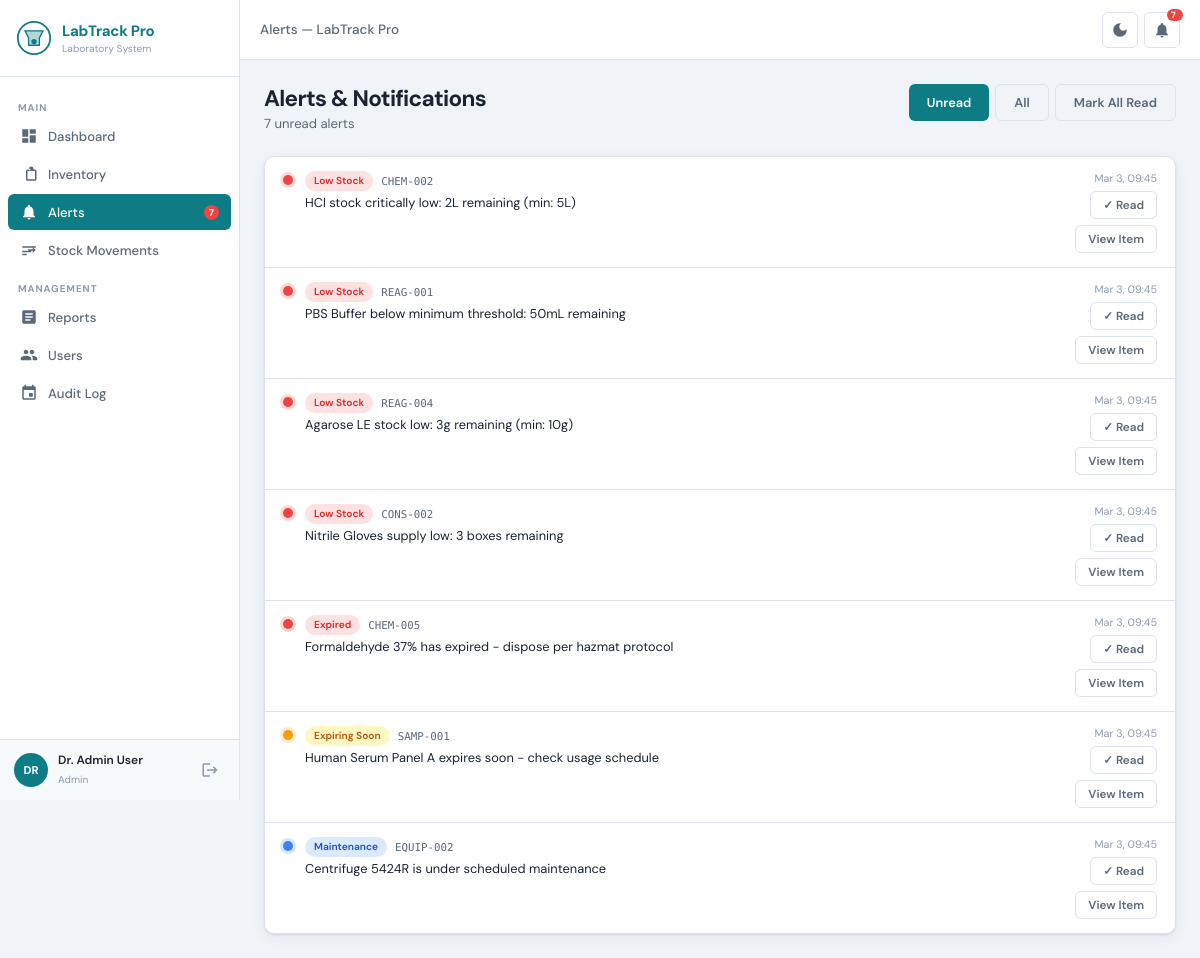
The app's page /alerts.php (signed in) with its own data.
### tables this page shows
CREATE TABLE `alerts` (
  `id` INT UNSIGNED NOT NULL AUTO_INCREMENT,
  `item_id` INT UNSIGNED NOT NULL,
  `alert_type` ENUM('low_stock','expiry','expired','maintenance') NOT NULL,
  `message` TEXT NOT NULL,
  `is_read` TINYINT(1) NOT NULL DEFAULT 0,
  `created_at` TIMESTAMP NOT NULL DEFAULT CURRENT_TIMESTAMP,
  PRIMARY KEY (`id`),
  KEY `idx_item_id` (`item_id`),
  KEY `idx_is_read` (`is_read`),
  CONSTRAINT `fk_alert_item` FOREIGN KEY (`item_id`) REFERENCES `inventory_items` (`id`) ON DELETE CASCADE
);

CREATE TABLE `inventory_items` (
  `id` INT UNSIGNED NOT NULL AUTO_INCREMENT,
  `item_code` VARCHAR(20) NOT NULL,
  `item_name` VARCHAR(200) NOT NULL,
  `category_id` INT UNSIGNED NOT NULL,
  `quantity` DECIMAL(10,2) NOT NULL DEFAULT 0,
  `min_quantity` DECIMAL(10,2) NOT NULL DEFAULT 0,
  `unit` ENUM('mL','L','mg','g','kg','units','boxes','vials','plates','rolls') NOT NULL DEFAULT 'units',
  `storage_location_id` INT UNSIGNED NOT NULL,
  `supplier_id` INT UNSIGNED DEFAULT NULL,
  `lot_number` VARCHAR(100) DEFAULT NULL,
  `expiry_date` DATE DEFAULT NULL,
  `date_received` DATE DEFAULT NULL,
  `cost_per_unit` DECIMAL(10,2) DEFAULT NULL,
  `hazard_class` ENUM('None','Flammable','Corrosive','Toxic','Oxidizer','Biohazard','Radioactive','Explosive','Irritant') DEFAULT 'None',
  `msds_file` VARCHAR(255) DEFAULT NULL,
  `barcode` VARCHAR(100) DEFAULT NULL,
  `status` ENUM('active','expired','low_stock','discontinued','under_maintenance') NOT NULL DEFAULT 'active',
  `notes` TEXT DEFAULT NULL,
  `created_by` INT UNSIGNED NOT NULL,
  `updated_by` INT UNSIGNED DEFAULT NULL,
  `created_at` TIMESTAMP NOT NULL DEFAULT CURRENT_TIMESTAMP,
  `updated_at` TIMESTAMP NOT NULL DEFAULT CURRENT_TIMESTAMP ON UPDATE CURRENT_TIMESTAMP,
  PRIMARY KEY (`id`),
  UNIQUE KEY `item_code` (`item_code`),
  KEY `idx_category` (`category_id`),
  KEY `idx_storage` (`storage_location_id`),
  KEY `idx_supplier` (`supplier_id`),
  KEY `idx_status` (`status`),
  KEY `idx_expiry` (`expiry_date`),
  KEY `idx_item_name` (`item_name`),
  CONSTRAINT `fk_item_category` FOREIGN KEY (`category_id`) REFERENCES `categories` (`id`),
  CONSTRAINT `fk_item_storage` FOREIGN KEY (`storage_location_id`) REFERENCES `storage_locations` (`id`),
  CONSTRAINT `fk_item_supplier` FOREIGN KEY (`supplier_id`) REFERENCES `suppliers` (`id`) ON DELETE SET NULL,
  CONSTRAINT `fk_item_created` FOREIGN KEY (`created_by`) REFERENCES `users` (`id`),
  CONSTRAINT `fk_item_updated` FOREIGN KEY (`updated_by`) REFERENCES `users` (`id`) ON DELETE SET NULL
);

### includes/functions.php (called while the page is built, shortened)
<?php
function sanitize(string $input): string {
    return htmlspecialchars(trim($input), ENT_QUOTES, 'UTF-8');
}

### alerts.php (the view, shortened to what this page needs)
<?php
require_once __DIR__ . '/includes/functions.php';
$pdo = Database::getInstance();
$filter = $_GET['filter'] ?? 'unread';
$where  = $filter === 'all' ? '' : 'WHERE a.is_read = 0';
$alerts = $pdo->query("
    SELECT a.*, ii.item_name, ii.item_code
    FROM alerts a
    JOIN inventory_items ii ON a.item_id = ii.id
    $where
    ORDER BY a.created_at DESC
")->fetchAll();
require_once __DIR__ . '/includes/header.php';
?>
<div class="page-header">
  <div>
    <h1>Alerts &amp; Notifications</h1>
    <p><?= count($alerts) ?> <?= $filter === 'all' ? 'total' : 'unread' ?> alerts</p>
  </div>
  <div class="btn-group">
    <a href="?filter=unread" class="btn <?= $filter!=='all'?'btn-primary':'btn-outline' ?>">Unread</a>
    <a href="?filter=all" class="btn <?= $filter==='all'?'btn-primary':'btn-outline' ?>">All</a>
    <button class="btn btn-outline" onclick="markAllRead()">Mark All Read</button>
  </div>
</div>
<div class="card">
  <?php if (empty($alerts)): ?>
    <div class="empty-state">
      <svg viewBox="0 0 24 24"><path d="M12 22c1.1 0 2-.9 2-2h-4c0 1.1.9 2 2 2zm6-6v-5c0-3.07-1.64-5.64-4.5-6.32V4c0-.83-.67-1.5-1.5-1.5s-1.5.67-1.5 1.5v.68C7.63 5.36 6 7.92 6 11v5l-2 2v1h16v-1l-2-2z"/></svg>
      <h3>No alerts</h3>
      <p>All systems normal. No active alerts.</p>
    </div>
  <?php else: foreach ($alerts as $a):
    $dotClass = in_array($a['alert_type'], ['expired','low_stock']) ? 'danger' : ($a['alert_type'] === 'expiry' ? 'warning' : 'info');
    $typeLabel = ['low_stock'=>'Low Stock','expiry'=>'Expiring Soon','expired'=>'Expired','maintenance'=>'Maintenance'][$a['alert_type']] ?? $a['alert_type'];
  ?>
    <div class="alert-item" style="<?= $a['is_read'] ? 'opacity:.55' : '' ?>">
      <div class="alert-dot <?= $dotClass ?>"></div>
      <div class="alert-msg">
        <div style="display:flex;align-items:center;gap:8px;margin-bottom:3px">
          <span class="badge badge-<?= $dotClass === 'danger' ? 'danger' : ($dotClass === 'warning' ? 'warning' : 'info') ?>" style="font-size:.68rem"><?= $typeLabel ?></span>
          <span class="td-code" style="font-size:.72rem"><?= sanitize($a['item_code']) ?></span>
        </div>
        <?= sanitize($a['message']) ?>
      </div>
      <div style="display:flex;flex-direction:column;align-items:flex-end;gap:6px">
        <span class="alert-time"><?= date('M j, H:i', strtotime($a['created_at'])) ?></span>
        <?php if (!$a['is_read']): ?>
        <button class="btn btn-outline btn-sm" onclick="markAlertRead(<?= $a['id'] ?>, this)">✓ Read</button>
        <?php endif; ?>
        <a href="<?= APP_URL ?>/inventory.php?search=<?= urlencode($a['item_code']) ?>" class="btn btn-outline btn-sm">View Item</a>
      </div>
    </div>
  <?php endforeach; endif; ?>
</div>
<?php require_once __DIR__ . '/includes/footer.php'; ?>

### assets/css/app.css (style rules this page uses)
:root { --c-bg: #F0F4F8; --c-surface: #FFFFFF; --c-surface2: #F7FAFB; --c-border: #DDE3EA; --c-text: #1A2332; --c-text-2: #5A6878; --c-text-3: #8B9AB0; --c-primary: #0D7C85; --c-primary-dk: #0A6570; --c-primary-lt: #E0F4F5; --c-accent: #00C2CC; --c-accent2: #1A73E8; --c-success: #0FAB73; --c-warning: #F59E0B; --c-danger: #EF4444; --c-info: #3B82F6; --c-purple: #8B5CF6; --sidebar-w: 240px; --topbar-h: 60px; --radius: 10px; --radius-sm: 6px; --shadow: 0 1px 3px rgba(0,0,0,.08), 0 4px 16px rgba(0,0,0,.05); --shadow-md: 0 4px 20px rgba(0,0,0,.12); --transition: 0.2s ease; --font-body: 'DM Sans', system-ui, sans-serif; --font-mono: 'Space Mono', 'Courier New', monospace; }
*, *::before, *::after { box-sizing: border-box; margin: 0; padding: 0; }
html { font-size: 15px; -webkit-font-smoothing: antialiased; }
body { font-family: var(--font-body); background: var(--c-bg); color: var(--c-text); display: flex; min-height: 100vh; transition: background var(--transition), color var(--transition); }
a { color: var(--c-primary); text-decoration: none; }
button { cursor: pointer; font-family: inherit; }
.page-header { display: flex; align-items: flex-start; justify-content: space-between; margin-bottom: 24px; gap: 16px; flex-wrap: wrap; }
.page-header h1 { font-size: 1.5rem; font-weight: 700; color: var(--c-text); letter-spacing: -0.03em; }
.page-header p { font-size: 0.875rem; color: var(--c-text-2); margin-top: 2px; }
.card { background: var(--c-surface); border: 1px solid var(--c-border); border-radius: var(--radius); box-shadow: var(--shadow); }
.td-code { font-family: var(--font-mono); font-size: 0.78rem; color: var(--c-text-2); }
.badge { display: inline-flex; align-items: center; padding: 3px 9px; border-radius: 20px; font-size: 0.72rem; font-weight: 600; white-space: nowrap; }
.badge-danger { background: #FEE2E2; color: #DC2626; }
.badge-warning { background: #FEF9C3; color: #B45309; }
.badge-info { background: #DBEAFE; color: #1D4ED8; }
.btn { display: inline-flex; align-items: center; gap: 6px; padding: 9px 18px; border-radius: var(--radius-sm); font-size: 0.855rem; font-weight: 600; border: none; transition: all var(--transition); white-space: nowrap; cursor: pointer; }
.btn-primary { background: var(--c-primary); color: white; }
.btn-outline { background: transparent; color: var(--c-text-2); border: 1px solid var(--c-border); }
.btn-sm { padding: 5px 12px; font-size: 0.78rem; }
.btn-group { display: flex; gap: 6px; flex-wrap: wrap; }
.alert-item { display: flex; align-items: flex-start; gap: 12px; padding: 14px 18px; border-bottom: 1px solid var(--c-border); transition: background var(--transition); }
.alert-item:last-child { border-bottom: none; }
.alert-dot { width: 10px; height: 10px; border-radius: 50%; margin-top: 4px; flex-shrink: 0; }
.alert-dot.danger { background: var(--c-danger); box-shadow: 0 0 0 3px rgba(239,68,68,.2); }
.alert-dot.warning { background: var(--c-warning); box-shadow: 0 0 0 3px rgba(245,158,11,.2); }
.alert-dot.info { background: var(--c-info); box-shadow: 0 0 0 3px rgba(59,130,246,.2); }
.alert-msg { flex: 1; font-size: 0.855rem; color: var(--c-text); line-height: 1.4; }
.alert-time { font-size: 0.72rem; color: var(--c-text-3); white-space: nowrap; }

### records on screen
alerts: alert_type "Low Stock", item.item_code "CHEM-002", message "HCl stock critically low: 2L remaining (min: 5L)", created_at "Mar 3, 09:45"
alerts: alert_type "Low Stock", item.item_code "REAG-001", message "PBS Buffer below minimum threshold: 50mL remaining", created_at "Mar 3, 09:45"
alerts: alert_type "Low Stock", item.item_code "REAG-004", message "Agarose LE stock low: 3g remaining (min: 10g)", created_at "Mar 3, 09:45"
alerts: alert_type "Low Stock", item.item_code "CONS-002", message "Nitrile Gloves supply low: 3 boxes remaining", created_at "Mar 3, 09:45"
alerts: alert_type "Expired", item.item_code "CHEM-005", message "Formaldehyde 37% has expired - dispose per hazmat protocol", created_at "Mar 3, 09:45"
alerts: alert_type "Expiring Soon", item.item_code "SAMP-001", message "Human Serum Panel A expires soon - check usage schedule", created_at "Mar 3, 09:45"
alerts: alert_type "Maintenance", item.item_code "EQUIP-002", message "Centrifuge 5424R is under scheduled maintenance", created_at "Mar 3, 09:45"

### other values on screen
APP_NAME "LabTrack Pro"
$alertCount "7"
substr($_SESSION['full_name'] ?? 'U', 0, 2) "DR"
$_SESSION['full_name'] "Dr. Admin User"
str_replace('_', ' ', $_SESSION['user_role'] ?? '') "Admin"
$pageTitle "Alerts — LabTrack Pro"
count($alerts) "7"
